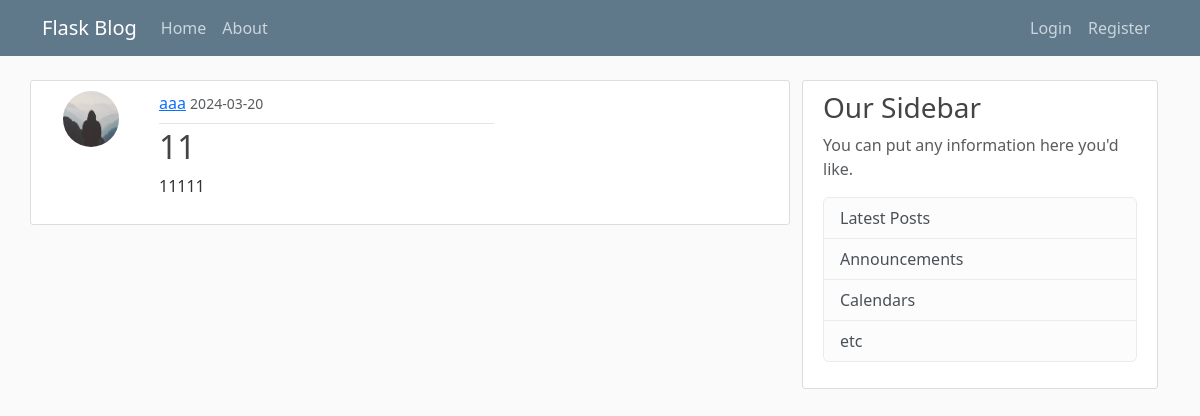
Screenshot of /post/20 with the database file from the repository.
### flaskblog/models.py (models this page shows, shortened)
class User(db.Model, UserMixin):
    id = db.Column(db.Integer, primary_key=True)
    username = db.Column(db.String(20), unique=True, nullable=False)
    email = db.Column(db.String(120), unique=True, nullable=False)
    image_file = db.Column(db.String(20), nullable=False, default="default.jpg")
    password = db.Column(db.String(60), nullable=False)
    posts = db.relationship("Post", backref="author", lazy=True)

class Post(db.Model):
    id = db.Column(db.Integer, primary_key=True)
    title = db.Column(db.String(100), nullable=False)
    date_posted = db.Column(db.DateTime, nullable=False, default=datetime.now)
    content = db.Column(db.Text, nullable=False)
    user_id = db.Column(db.Integer, db.ForeignKey('user.id'), nullable=False)

### flaskblog/posts/routes.py (the view)
@posts.route("/post/<int:post_id>")
def post(post_id):
    post = Post.query.get_or_404(post_id)
    return render_template("post.html", title=post.title, post=post)

### flaskblog/templates/post.html (shortened to what this page needs)
{% extends "layout.html" %}
{% block content %}
  <article class="media content-section row">
    <img class="rounded-circle article-img h-100 col-sm-6" src="{{ url_for('static', filename='profile_pics/' + post.author.image_file) }}"/>
    <div class="media-body col-sm-6">
      <div class="article-metadata pb-2">
        <a class="mr-2" href="{{ url_for('users.user_posts', username=post.author.username) }}">{{ post.author.username }}</a>
        <small class="text-muted">{{ post.date_posted.strftime("%Y-%m-%d") }}</small>
      </div>
      <h2 class="article-title">{{ post.title }}</h2>
      <p class="article-content">{{ post.content }}</p>
    </div>
  </article>
{% endblock content %}

### flaskblog/static/main.css (style rules this page uses)
body { background: #fafafa; color: #333333; margin-top: 5rem; }
h1, h2, h3, h4, h5, h6 { color: #444444; }
.content-section { background: #ffffff; padding: 10px 20px; border: 1px solid #dddddd; border-radius: 3px; margin-bottom: 20px; }
.article-title { color: #444444; }
.article-content { white-space: pre-line; }
.article-img { height: 80px; width: 80px; margin-right: 16px; }
.article-metadata { padding-bottom: 1px; margin-bottom: 4px; border-bottom: 1px solid #e3e3e3 }

### rows the page displays
User: image_file (picture), author.username "aaa"
Post: date_posted "2024-03-20", title "11", content "11111"
